Frame 1 (no input): blank canvas, image omitted
Frame 60 (no input): blank canvas, image omitted
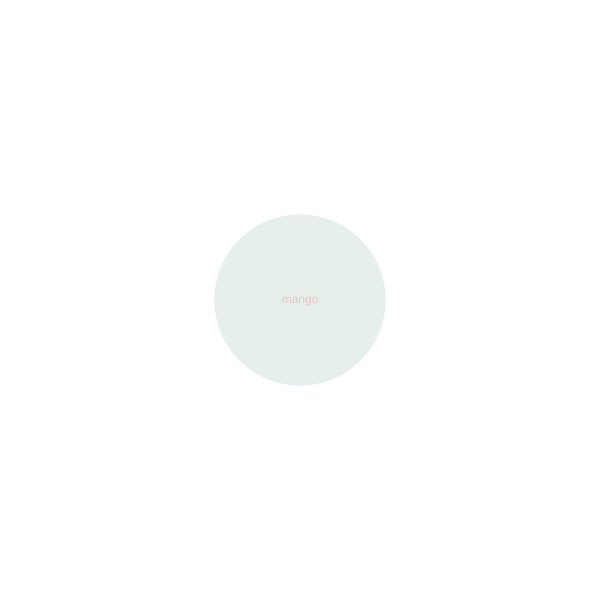
Frame 120 (the mouse pressed at the canvas centre since frame 60)

The p5.js sketch whose frames 1 and 60 were blank and that drew this single picture after the mouse press (run headless with seeded random() and noise() and a simulated clock; from frame 60 on, the mouse is pressed at the canvas centre):

// p5.js sketch
// ── sketch.js
let x = 300;
let y = 300;
let d = 100;
let data = ["mango", "sandia", "uva", "mandarina"];
let counter = 0;

function setup() {
  createCanvas(600, 600);
  //background(220);
}

function draw() {
  // background(220);
}

function mousePressed() {
  newSize();
  newPos();
  display();
  showLabels();
  count();
}


function newSize() {
  d = random(100, 200);
}

function display() {
   noStroke();
  fill(random(100,255), random(100, 200), random(100, 255), 50);
  ellipse(x, y, d, d);
}


function count() {
 if (counter < data.length-1) {
   counter++;
   } else {
     counter =0;
   }
   
}

function showLabels() {
  textAlign(CENTER, CENTER);
  fill(random(100,255), random(100, 200), random(100, 255), 100);
  text(data[counter], x, y);
}

function newPos() {
  x = mouseX;
  y = mouseY;
}
